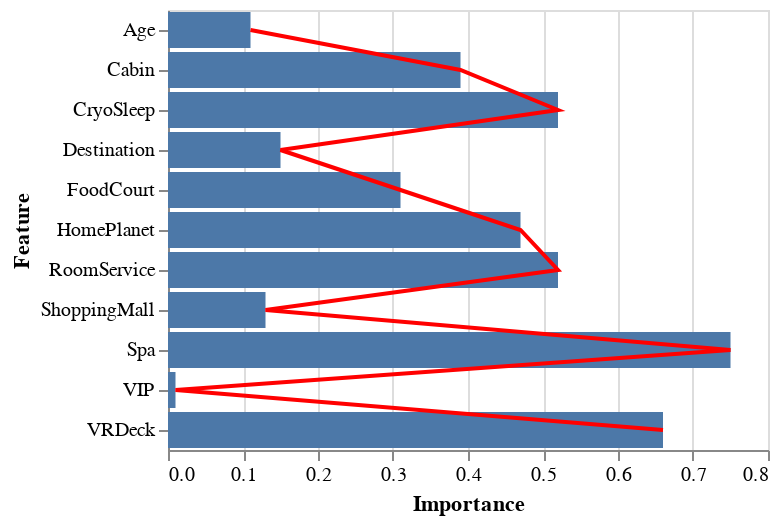

Here is the notebook cell this chart was saved with:
### Code cell
ans = eag.run("Add a polyline to the previously generated chart to represent the changing trend of the importance of each feature.")
print(ans)

### Figure 1 — Vega-Lite specification as saved in the notebook (floating-point values rounded to 4 significant figures)
{"config": {"view": {"continuousWidth": 300, "continuousHeight": 300}}, "layer": [{"mark": {"type": "bar"}, "encoding": {"x": {"field": "Importance", "type": "quantitative"}, "y": {"field": "Feature", "type": "nominal"}}}, {"mark": {"type": "line", "color": "red"}, "encoding": {"x": {"field": "Importance", "type": "quantitative"}, "y": {"field": "Feature", "type": "nominal"}}}], "data": {"name": "data-d07d56f30cd68acd4af3b6037bde843e"}, "$schema": "https://vega.github.io/schema/vega-lite/v5.8.0.json", "datasets": {"data-d07d56f30cd68acd4af3b6037bde843e": [{"Feature": "VIP", "Importance": 0.01}, {"Feature": "Age", "Importance": 0.11}, {"Feature": "ShoppingMall", "Importance": 0.13}, {"Feature": "Destination", "Importance": 0.15}, {"Feature": "FoodCourt", "Importance": 0.31}, {"Feature": "Cabin", "Importance": 0.39}, {"Feature": "HomePlanet", "Importance": 0.47}, {"Feature": "CryoSleep", "Importance": 0.52}, {"Feature": "RoomService", "Importance": 0.52}, {"Feature": "VRDeck", "Importance": 0.66}, {"Feature": "Spa", "Importance": 0.75}]}}
